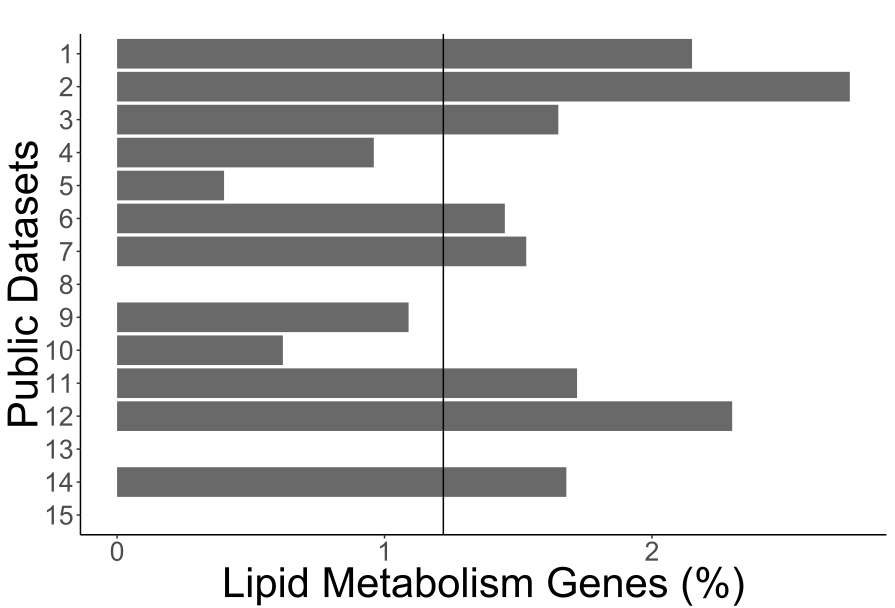

This figure's R source:
library(ggplot2)
library(ggsci)

#levels(x$sample)

x <- data.frame(
    data   = c("1", "2", "3", "4", "5", "6", "7", "8", "9", "10", "11", "12", "13", "14", "15"),
    sample = c("a"),
    number = c(2.15,2.74,1.65,0.96,0.40,1.45,1.53,0.00,1.09,0.62,1.72,2.30,0.00,1.68,0.00)
    )
    x$sample <- factor(x$sample, levels = unique(x$sample))

g <- ggplot(x, aes(x = data, y = number, fill = sample)) +
    geom_bar(stat = "identity", position = "dodge") +
    geom_hline(yintercept=1.22) +
    scale_x_discrete(limit=c('15','14','13','12','11','10','9','8','7','6','5','4','3','2','1')) +
    coord_flip() +
    labs(title = "", x = "Public Datasets", y = "Lipid Metabolism Genes (%)", fill = "") +
    guides(fill = guide_legend(reverse = TRUE)) +
    scale_fill_manual(labels = c("Promoter", "Enhancer","Promoter/Enhancer"), values = c("dimgrey","dimgrey", "dimgrey")) +
    theme_classic() +
    theme(legend.position = "none")

g2 <- g +
      theme(plot.title = element_text(size = 16, hjust = 0.5), axis.title=element_text(size= 30), text = element_text(size = 24))
plot(g2)
